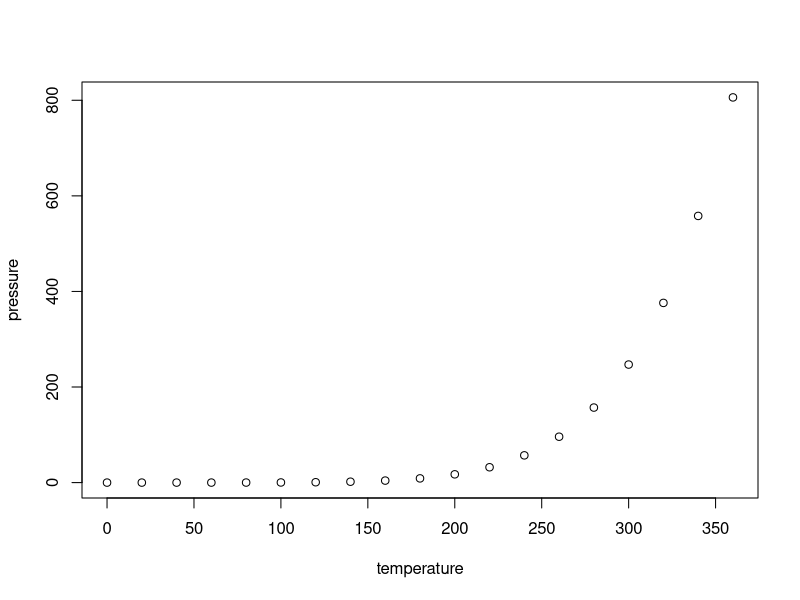
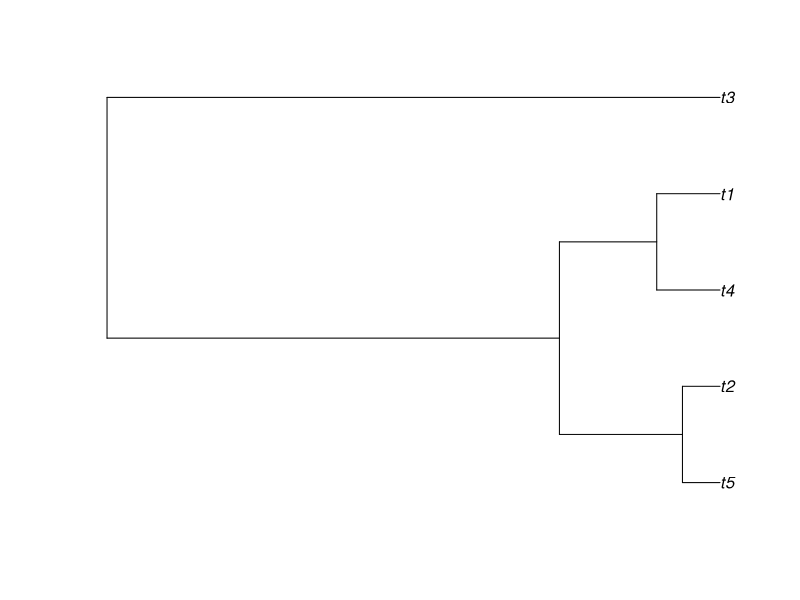
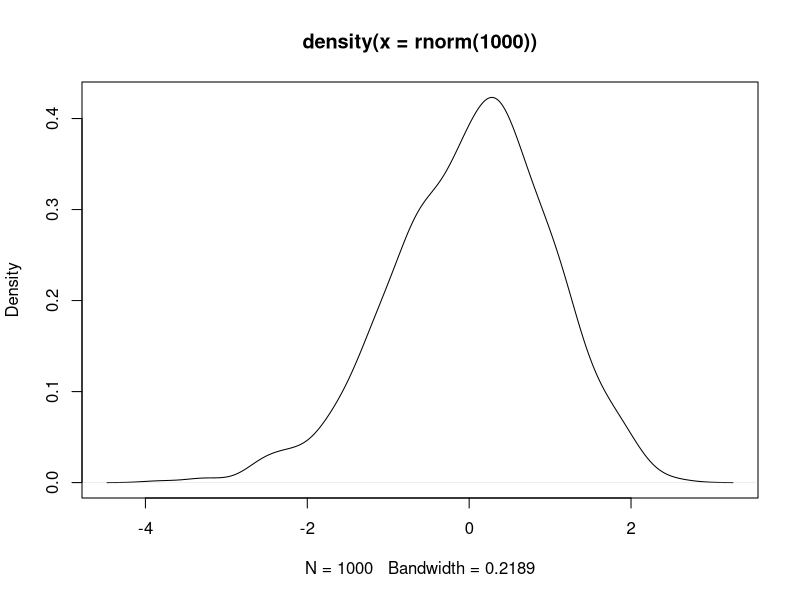

R code for these plots, in order:
## ---- chunk 1
knitr::opts_chunk$set(echo = TRUE)
## ---- chunk 2
summary(cars)
## ---- chunk 3
plot(pressure)
## ---- chunk 4
2+3
library(ape)
plot(rcoal(5))
## ---- chunk 5
plot(density(rnorm(1000)))
## ---- chunk 6
# Experience with coding.
library(ape)
GetHowManyTrees <- function(ntaxa) {
    #ape can compute this for us. help(package="ape") for help on ape.
    result <- howmanytrees(ntaxa)
    return(result)
}
GetHowManyTrees(15)

